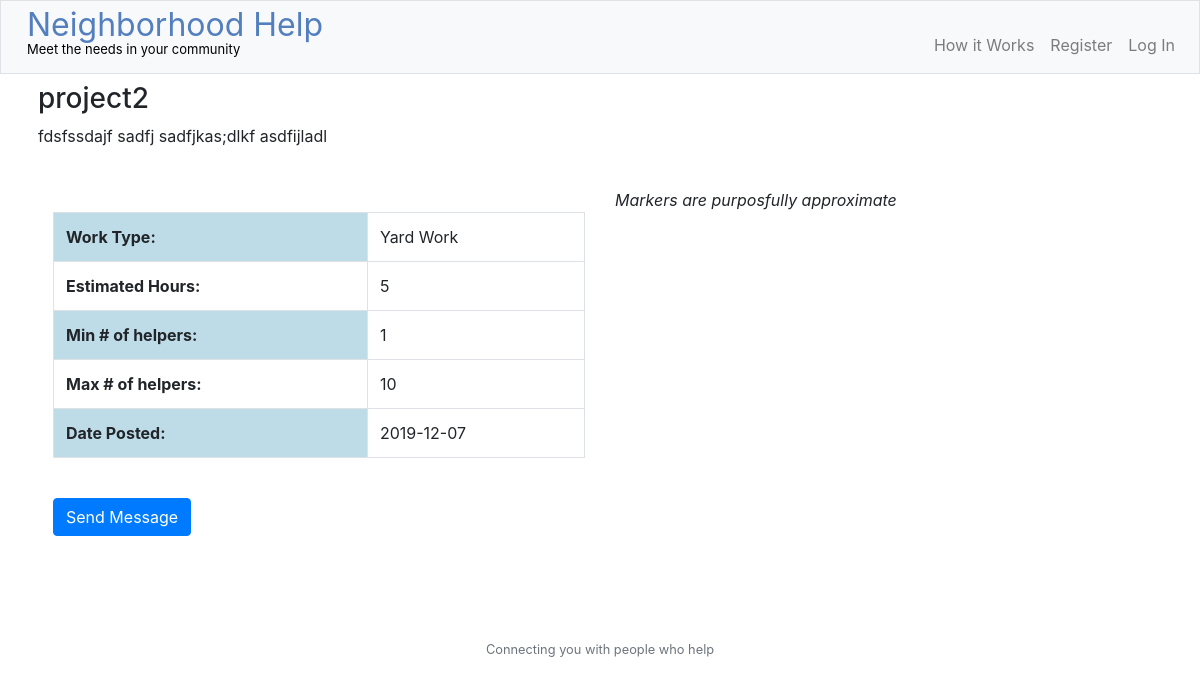
The app's page /viewpost?post_id=2 with its own data.
### tables this page shows
CREATE TABLE 'posts' (
"post_id"INTEGER NOT NULL PRIMARY KEY AUTOINCREMENT UNIQUE,
"post_user"INTEGER NOT NULL,
"title"TEXT NOT NULL,'address' TEXT NOT NULL,
"summary"TEXT NOT NULL,
"work_type"TEXT,
"image"TEXT,
"est_hour"NUMERIC,
"min_help"INTEGER,
"max_help"INTEGER,
"post_time"TIMESTAMP NOT NULL DEFAULT CURRENT_TIMESTAMP, 'geo_lat' real, 'geo_lng' real, 'rand_geo_lat' real, 'rand_geo_lng' real, 'active' boolean NOT NULL DEFAULT 'true',
FOREIGN KEY("post_user") REFERENCES "users"("id")
);

### application.py (the view)
@app.route("/viewpost", methods=["GET", "POST"])
def viewpost():
    if request.method == "POST":
        post_id = request.form.get("post_id")
    else:
        post_id = request.args['post_id']  # counterpart for url_for()
    rows = db.execute("SELECT * FROM posts WHERE post_id = :post_id",
                      post_id=post_id)
    return render_template("viewpost.html", rows=rows)

### application.py (called while the page is built)
@app.after_request
def after_request(response):
    response.headers["Cache-Control"] = "no-cache, no-store, must-revalidate"
    response.headers["Expires"] = 0
    response.headers["Pragma"] = "no-cache"
    return response

### templates/viewpost.html (shortened to what this page needs)
{% extends "layout.html" %}
{% block main %}
<h3>
   {{ rows[0]['title'] }}
</h3>
<p>
    {{ rows[0]['summary'] }}
</p>
<br>
<div class="container">
  <div class="row">
      <div class="col">
          <table class="table table-bordered">
              <tbody>
                <tr>
                  <th scope="row" style="background-color: rgb(190, 220, 232);">Work Type:</th>
                  <td>{{ rows[0]['work_type'] }}</td>
                </tr>
                <tr>
                  <th scope="row">Estimated Hours:</th>
                  <td>{{ rows[0]['est_hour'] }}</td>
                </tr>
                <tr>
                  <th scope="row" style="background-color: rgb(190, 220, 232);">Min # of helpers:</th>
                  <td>{{ rows[0]['min_help'] }}</td>
                </tr>
                <tr>
                  <th scope="row">Max # of helpers:</th>
                  <td>{{ rows[0]['max_help'] }}</td>
                </tr>
                <tr>
                  <th scope="row" style="background-color: rgb(190, 220, 232);">Date Posted:</th>
                  <td>{{ rows[0]['post_time'].split(" ")[0] }}</td>
                </tr>
              </tbody>
            </table>
            <br>
            <p>
              <button class="btn btn-primary" type="button" data-toggle="collapse" data-target="#collapseExample" aria-expanded="false" aria-controls="collapseExample">
                Send Message
              </button>
            </p>
    </div>
    <div class="col-6">
      <div style="font-style: italic;">Markers are purposfully approximate</div>
      <div id="googleMap" style="width:100%;height:400px;"></div>
    </div>
  </div>
</div>
{% endblock %}

### records on screen
posts: title "project2", summary "fdsfssdajf sadfj sadfjkas;dlkf asdfijladl", work_type "Yard Work", est_hour "5", min_help "1", max_help "10", post_time "2019-12-07"
